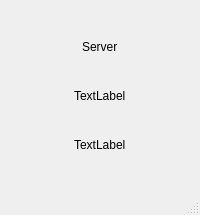
<?xml version="1.0" encoding="UTF-8"?>
<ui version="4.0">
 <class>MainWindow</class>
 <widget class="QMainWindow" name="MainWindow">
  <property name="geometry">
   <rect>
    <x>0</x>
    <y>0</y>
    <width>200</width>
    <height>215</height>
   </rect>
  </property>
  <property name="sizePolicy">
   <sizepolicy hsizetype="Maximum" vsizetype="Preferred">
    <horstretch>0</horstretch>
    <verstretch>0</verstretch>
   </sizepolicy>
  </property>
  <property name="windowTitle">
   <string>MainWindow</string>
  </property>
  <property name="layoutDirection">
   <enum>Qt::LeftToRight</enum>
  </property>
  <widget class="QWidget" name="centralWidget">
   <property name="layoutDirection">
    <enum>Qt::RightToLeft</enum>
   </property>
   <layout class="QVBoxLayout" name="verticalLayout">
    <item alignment="Qt::AlignHCenter">
     <widget class="QLabel" name="label">
      <property name="sizePolicy">
       <sizepolicy hsizetype="Fixed" vsizetype="Maximum">
        <horstretch>0</horstretch>
        <verstretch>0</verstretch>
       </sizepolicy>
      </property>
      <property name="styleSheet">
       <string notr="true">font: 900 20pt &quot;Arial Black&quot;;</string>
      </property>
      <property name="text">
       <string>Server</string>
      </property>
     </widget>
    </item>
    <item alignment="Qt::AlignHCenter">
     <widget class="QLabel" name="labelPort">
      <property name="sizePolicy">
       <sizepolicy hsizetype="Fixed" vsizetype="Maximum">
        <horstretch>0</horstretch>
        <verstretch>0</verstretch>
       </sizepolicy>
      </property>
      <property name="styleSheet">
       <string notr="true">
font: 900 20pt &quot;Arial Black&quot;;</string>
      </property>
      <property name="text">
       <string>TextLabel</string>
      </property>
     </widget>
    </item>
    <item alignment="Qt::AlignHCenter">
     <widget class="QLabel" name="labelDatabaseName">
      <property name="sizePolicy">
       <sizepolicy hsizetype="Fixed" vsizetype="Maximum">
        <horstretch>0</horstretch>
        <verstretch>0</verstretch>
       </sizepolicy>
      </property>
      <property name="styleSheet">
       <string notr="true">font: 900 20pt &quot;Arial Black&quot;;</string>
      </property>
      <property name="text">
       <string>TextLabel</string>
      </property>
     </widget>
    </item>
   </layout>
  </widget>
  <widget class="QStatusBar" name="statusBar"/>
 </widget>
 <layoutdefault spacing="6" margin="11"/>
 <resources/>
 <connections/>
</ui>
